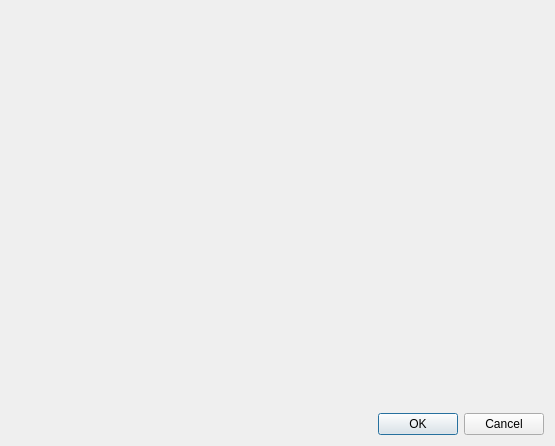
<?xml version="1.0" encoding="UTF-8"?>
<ui version="4.0">
 <class>XmlEditDialog</class>
 <widget class="QDialog" name="XmlEditDialog">
  <property name="geometry">
   <rect>
    <x>0</x>
    <y>0</y>
    <width>555</width>
    <height>446</height>
   </rect>
  </property>
  <property name="windowTitle">
   <string>Dialog</string>
  </property>
  <layout class="QGridLayout" name="gridLayout">
   <item row="0" column="0">
    <widget class="QWidget" name="myPlace" native="true"/>
   </item>
   <item row="1" column="0">
    <widget class="QDialogButtonBox" name="buttonBox">
     <property name="orientation">
      <enum>Qt::Horizontal</enum>
     </property>
     <property name="standardButtons">
      <set>QDialogButtonBox::Cancel|QDialogButtonBox::Ok</set>
     </property>
    </widget>
   </item>
  </layout>
 </widget>
 <resources/>
 <connections>
  <connection>
   <sender>buttonBox</sender>
   <signal>accepted()</signal>
   <receiver>XmlEditDialog</receiver>
   <slot>accept()</slot>
   <hints>
    <hint type="sourcelabel">
     <x>248</x>
     <y>254</y>
    </hint>
    <hint type="destinationlabel">
     <x>157</x>
     <y>274</y>
    </hint>
   </hints>
  </connection>
  <connection>
   <sender>buttonBox</sender>
   <signal>rejected()</signal>
   <receiver>XmlEditDialog</receiver>
   <slot>reject()</slot>
   <hints>
    <hint type="sourcelabel">
     <x>316</x>
     <y>260</y>
    </hint>
    <hint type="destinationlabel">
     <x>286</x>
     <y>274</y>
    </hint>
   </hints>
  </connection>
 </connections>
</ui>
